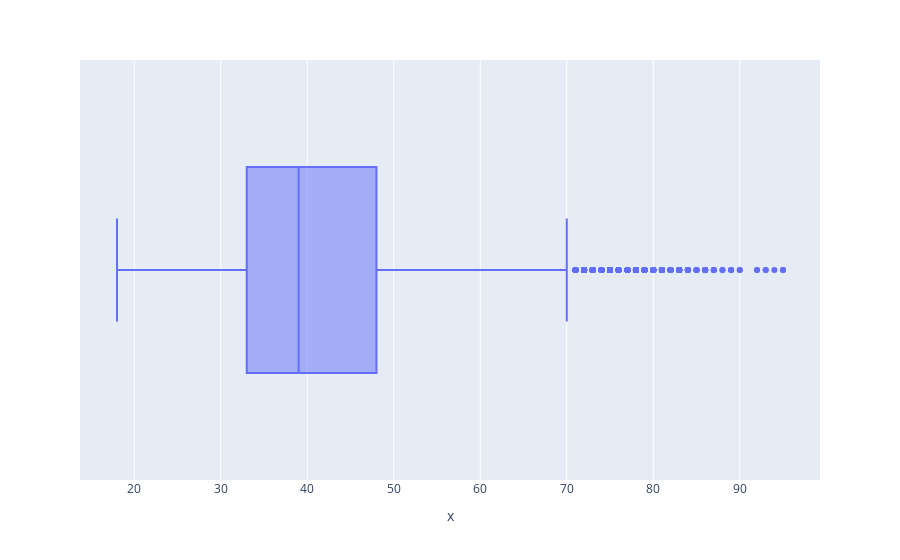

Here is the notebook cell this chart was saved with:
### Code cell
px.box(x= df['age'])

### Figure 1 — Plotly figure (JSON) as saved in the notebook; plotly's stock layout.template omitted (floating-point values rounded to 4 significant figures; data arrays with more than 128 entries replaced by an {"elided": "..."} marker saying what was removed)
{"data": [{"alignmentgroup": "True", "hovertemplate": "x=%{x}<extra></extra>", "legendgroup": "", "marker": {"color": "#636efa"}, "name": "", "notched": false, "offsetgroup": "", "orientation": "h", "showlegend": false, "type": "box", "x": {"elided": "45211 int values"}, "x0": " ", "xaxis": "x", "y0": " ", "yaxis": "y"}], "layout": {"boxmode": "group", "legend": {"tracegroupgap": 0}, "margin": {"t": 60}, "xaxis": {"anchor": "y", "domain": [0, 1], "title": {"text": "x"}}, "yaxis": {"anchor": "x", "domain": [0, 1]}}}
